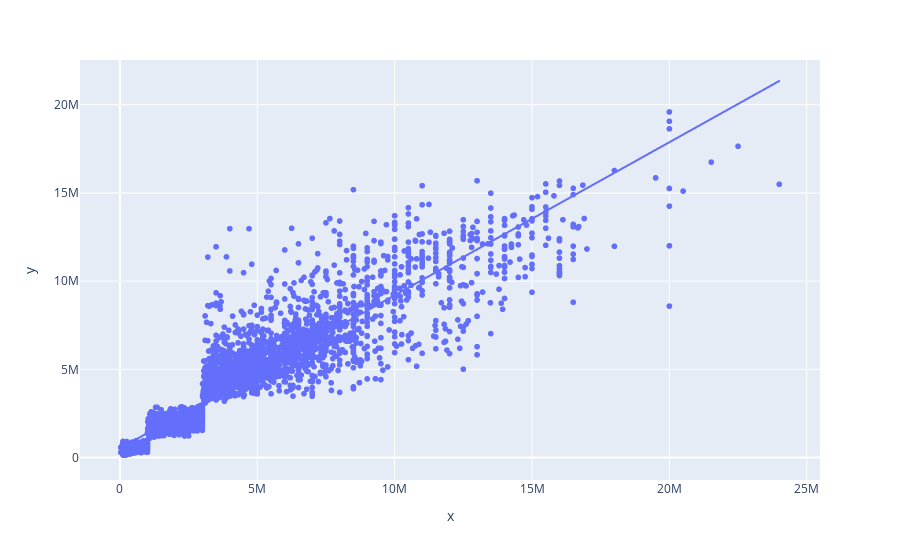

The code cell stored with this chart in its notebook:
### Code cell
#Plotting the results
fig = px.scatter( x=y_test, y=test_predict, trendline="ols")
fig.show()

### Figure 1 — Plotly figure (JSON) as saved in the notebook; plotly's stock layout.template omitted (floating-point values rounded to 4 significant figures; data arrays with more than 128 entries replaced by an {"elided": "..."} marker saying what was removed)
{"data": [{"hovertemplate": "x=%{x}<br>y=%{y}<extra></extra>", "legendgroup": "", "marker": {"color": "#636efa", "symbol": "circle"}, "mode": "markers", "name": "", "showlegend": false, "type": "scattergl", "x": {"elided": "4818 int values"}, "xaxis": "x", "y": {"elided": "4818 float values"}, "yaxis": "y"}, {"hovertemplate": "<b>OLS trendline</b><br>y = 0.868096 * x + 515921<br>R<sup>2</sup>=0.859388<br><br>x=%{x}<br>y=%{y} <b>(trend)</b><extra></extra>", "legendgroup": "", "marker": {"color": "#636efa", "symbol": "circle"}, "mode": "lines", "name": "", "showlegend": false, "type": "scattergl", "x": {"elided": "4818 int values"}, "xaxis": "x", "y": {"elided": "4818 float values"}, "yaxis": "y"}], "layout": {"legend": {"tracegroupgap": 0}, "margin": {"t": 60}, "xaxis": {"anchor": "y", "domain": [0, 1], "title": {"text": "x"}}, "yaxis": {"anchor": "x", "domain": [0, 1], "title": {"text": "y"}}}}
